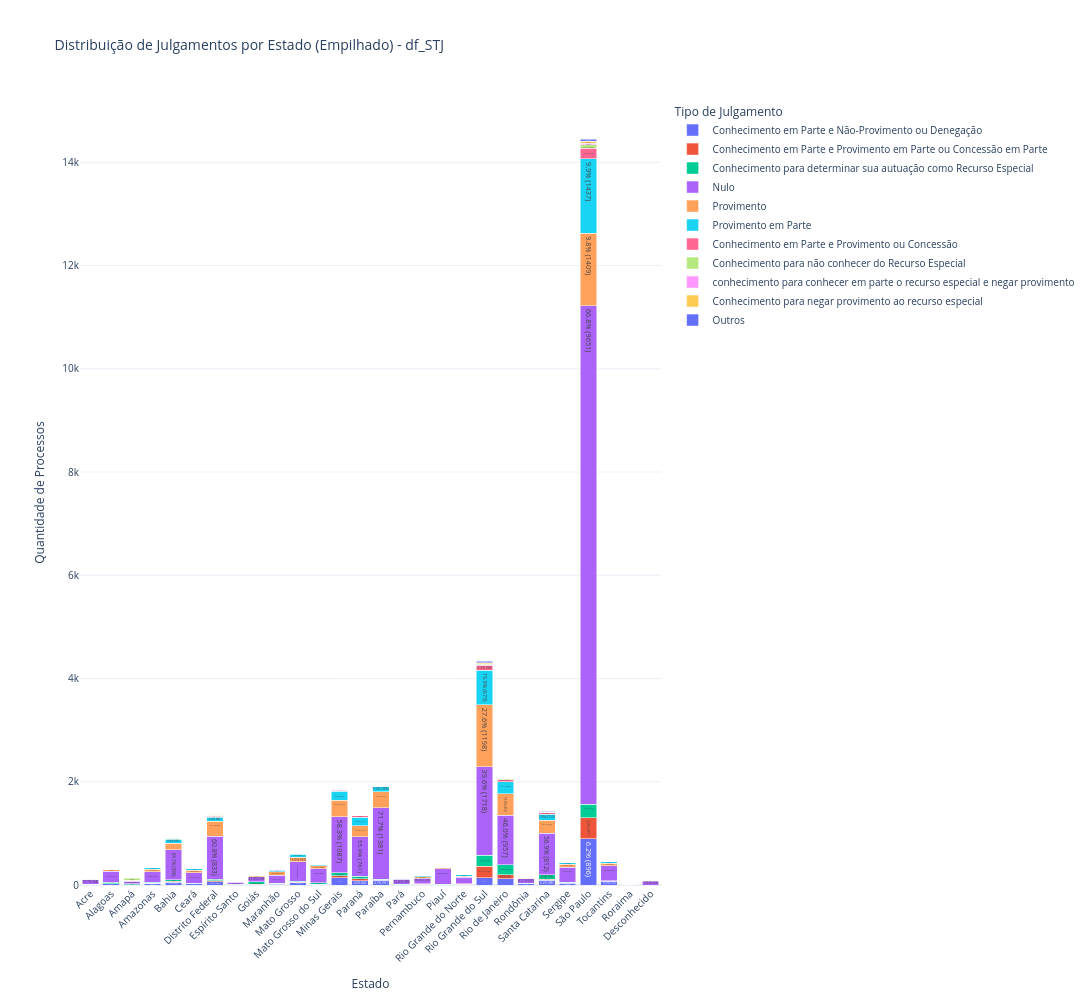

Write notebook code for a chart like this one.
### Markdown cell above
## EDA - Estado e tipo de julgamento

### Code cell
# Preparar dados para gráfico empilhado por Estado
df_temp = df.dropna(subset=['Estado']).copy()  # Assumindo que a coluna se chama 'Estado' ou 'estado'
df_temp['nome_primeiro_julgamento'] = df_temp['nome_primeiro_julgamento'].fillna('Nulo')

# Pegar os top 10 julgamentos para não poluir o gráfico
top_julgamentos = df_temp['nome_primeiro_julgamento'].value_counts().head(10).index.tolist()
df_temp['julgamento_agrupado'] = df_temp['nome_primeiro_julgamento'].apply(
    lambda x: x if x in top_julgamentos else 'Outros'
)

# Criar tabela de contagem por Estado e julgamento
contagem_estado_julgamento = df_temp.groupby(['Estado', 'julgamento_agrupado']).size().reset_index(name='count')

# Calcular total por Estado para o percentual
total_por_estado = contagem_estado_julgamento.groupby('Estado')['count'].sum().reset_index(name='total_estado')
contagem_estado_julgamento = contagem_estado_julgamento.merge(total_por_estado, on='Estado')

# Calcular percentual
contagem_estado_julgamento['percentual'] = (contagem_estado_julgamento['count'] / contagem_estado_julgamento['total_estado'] * 100).round(1)

# Criar label customizado: "XX.X% (n)"
contagem_estado_julgamento['label'] = contagem_estado_julgamento.apply(
    lambda row: f"{row['percentual']}% ({row['count']})", axis=1
)

import plotly.express as px

fig = px.bar(
    contagem_estado_julgamento,
    x='Estado',
    y='count',
    color='julgamento_agrupado',
    title=f'Distribuição de Julgamentos por Estado (Empilhado) - {nome_df}',
    labels={'count': 'Quantidade de Processos', 'Estado': 'Estado', 'julgamento_agrupado': 'Tipo de Julgamento'},
    text='label',
    barmode='stack'
)

fig.update_layout(
    template='plotly_white',
    height=1000,
    width=2100,
    font=dict(size=10),
    xaxis=dict(tickangle=-45)  # Inclinar os nomes dos estados para melhor visualização
)
fig.update_traces(textposition='inside', textfont_size=9)
fig.show()

# ============== RELATÓRIO TEXTUAL ==============
print("="*80)
print(f"RELATÓRIO: DISTRIBUIÇÃO DE JULGAMENTOS POR ESTADO - {nome_df}")
print("="*80)
print()

# Resumo geral
print(f"📊 RESUMO GERAL:")
print(f"   • Total de processos analisados: {len(df_temp):,}")
print(f"   • Estados analisados: {contagem_estado_julgamento['Estado'].nunique()}")
print(f"   • Tipos de julgamento (agrupados): {contagem_estado_julgamento['julgamento_agrupado'].nunique()}")
print()

# Detalhamento por Estado
print("📍 DETALHAMENTO POR ESTADO:")
print("-"*80)

for estado in sorted(contagem_estado_julgamento['Estado'].unique()):
    dados_estado = contagem_estado_julgamento[contagem_estado_julgamento['Estado'] == estado].sort_values('count', ascending=False)
    total_estado = dados_estado['total_estado'].iloc[0]
    
    print(f"\n📌 ESTADO: {estado} - Total: {total_estado:,} processos")
    print("   " + "-"*70)
    
    for idx, row in dados_estado.iterrows():
        print(f"   • {row['julgamento_agrupado']:<40} {row['count']:>6,} ({row['percentual']:>5.1f}%)")

print()
print("="*80)

# Top 3 julgamentos mais frequentes (geral)
print("\n🏆 TOP 3 TIPOS DE JULGAMENTO MAIS FREQUENTES (GERAL):")
top3_geral = contagem_estado_julgamento.groupby('julgamento_agrupado')['count'].sum().sort_values(ascending=False).head(3)
for idx, (julgamento, total) in enumerate(top3_geral.items(), 1):
    percentual_geral = (total / len(df_temp) * 100)
    print(f"   {idx}. {julgamento}: {total:,} processos ({percentual_geral:.1f}%)")


print()
print("="*80)

# Top 5 Estados com mais processos
print("\n📊 TOP 5 ESTADOS COM MAIS PROCESSOS:")
top5_estados = total_por_estado.sort_values('total_estado', ascending=False).head(5)
for idx, row in top5_estados.iterrows():
    percentual_estado = (row['total_estado'] / len(df_temp) * 100)
    print(f"   • {row['Estado']}: {row['total_estado']:,} processos ({percentual_estado:.1f}%)")

print()
print("="*80)

### Figure 1 — Plotly figure (JSON) as saved in the notebook; plotly's stock layout.template omitted (floating-point values rounded to 4 significant figures)
{"data": [{"hovertemplate": "Tipo de Julgamento=Conhecimento em Parte e Não-Provimento ou Denegação<br>Estado=%{x}<br>Quantidade de Processos=%{y}<br>label=%{text}<extra></extra>", "legendgroup": "Conhecimento em Parte e Não-Provimento ou Denegação", "marker": {"color": "#636efa", "pattern": {"shape": ""}}, "name": "Conhecimento em Parte e Não-Provimento ou Denegação", "orientation": "v", "showlegend": true, "text": ["9.9% (12)", "6.8% (21)", "1.6% (2)", "9.4% (33)", "6.3% (58)", "6.2% (20)", "4.8% (66)", "8.3% (6)", "4.5% (9)", "6.0% (17)", "7.1% (43)", "2.7% (11)", "7.7% (143)", "6.0% (82)", "4.7% (91)", "5.1% (7)", "4.4% (8)", "2.0% (7)", "3.4% (7)", "3.2% (137)", "5.9% (122)", "14.8% (22)", "6.2% (88)", "7.3% (33)", "6.2% (896)", "16.5% (75)"], "textfont": {"size": 9}, "textposition": "inside", "type": "bar", "x": ["Acre", "Alagoas", "Amapá", "Amazonas", "Bahia", "Ceará", "Distrito Federal", "Espírito Santo", "Goiás", "Maranhão", "Mato Grosso", "Mato Grosso do Sul", "Minas Gerais", "Paraná", "Paraíba", "Pará", "Pernambuco", "Piauí", "Rio Grande do Norte", "Rio Grande do Sul", "Rio de Janeiro", "Rondônia", "Santa Catarina", "Sergipe", "São Paulo", "Tocantins"], "xaxis": "x", "y": [12, 21, 2, 33, 58, 20, 66, 6, 9, 17, 43, 11, 143, 82, 91, 7, 8, 7, 7, 137, 122, 22, 88, 33, 896, 75], "yaxis": "y"}, {"hovertemplate": "Tipo de Julgamento=Conhecimento em Parte e Provimento em Parte ou Concessão em Parte<br>Estado=%{x}<br>Quantidade de Processos=%{y}<br>label=%{text}<extra></extra>", "legendgroup": "Conhecimento em Parte e Provimento em Parte ou Concessão em Parte", "marker": {"color": "#EF553B", "pattern": {"shape": ""}}, "name": "Conhecimento em Parte e Provimento em Parte ou Concessão em Parte", "orientation": "v", "showlegend": true, "text": ["0.8% (1)", "1.3% (4)", "0.9% (3)", "2.0% (18)", "2.2% (7)", "1.0% (14)", "2.8% (2)", "0.5% (1)", "1.1% (3)", "1.8% (11)", "1.5% (6)", "2.0% (37)", "3.2% (44)", "0.4% (8)", "1.5% (2)", "2.2% (4)", "0.6% (2)", "1.9% (4)", "5.3% (229)", "3.6% (74)", "1.3% (2)", "2.0% (28)", "1.5% (7)", "2.8% (411)", "0.9% (4)"], "textfont": {"size": 9}, "textposition": "inside", "type": "bar", "x": ["Acre", "Alagoas", "Amazonas", "Bahia", "Ceará", "Distrito Federal", "Espírito Santo", "Goiás", "Maranhão", "Mato Grosso", "Mato Grosso do Sul", "Minas Gerais", "Paraná", "Paraíba", "Pará", "Pernambuco", "Piauí", "Rio Grande do Norte", "Rio Grande do Sul", "Rio de Janeiro", "Rondônia", "Santa Catarina", "Sergipe", "São Paulo", "Tocantins"], "xaxis": "x", "y": [1, 4, 3, 18, 7, 14, 2, 1, 3, 11, 6, 37, 44, 8, 2, 4, 2, 4, 229, 74, 2, 28, 7, 411, 4], "yaxis": "y"}, {"hovertemplate": "Tipo de Julgamento=Conhecimento para determinar sua autuação como Recurso Especial<br>Estado=%{x}<br>Quantidade de Processos=%{y}<br>label=%{text}<extra></extra>", "legendgroup": "Conhecimento para determinar sua autuação como Recurso Especial", "marker": {"color": "#00cc96", "pattern": {"shape": ""}}, "name": "Conhecimento para determinar sua autuação como Recurso Especial", "orientation": "v", "showlegend": true, "text": ["2.5% (3)", "9.4% (29)", "17.3% (22)", "4.0% (14)", "2.6% (24)", "2.2% (7)", "2.6% (35)", "11.1% (8)", "28.3% (56)", "5.0% (14)", "2.6% (16)", "6.4% (26)", "3.2% (60)", "3.2% (43)", "0.7% (13)", "3.7% (5)", "8.2% (15)", "0.9% (3)", "7.2% (15)", "4.8% (210)", "9.6% (200)", "7.4% (11)", "28.6% (2)", "5.5% (79)", "3.5% (16)", "1.8% (261)", "0.4% (2)"], "textfont": {"size": 9}, "textposition": "inside", "type": "bar", "x": ["Acre", "Alagoas", "Amapá", "Amazonas", "Bahia", "Ceará", "Distrito Federal", "Espírito Santo", "Goiás", "Maranhão", "Mato Grosso", "Mato Grosso do Sul", "Minas Gerais", "Paraná", "Paraíba", "Pará", "Pernambuco", "Piauí", "Rio Grande do Norte", "Rio Grande do Sul", "Rio de Janeiro", "Rondônia", "Roraima", "Santa Catarina", "Sergipe", "São Paulo", "Tocantins"], "xaxis": "x", "y": [3, 29, 22, 14, 24, 7, 35, 8, 56, 14, 16, 26, 60, 43, 13, 5, 15, 3, 15, 210, 200, 11, 2, 79, 16, 261, 2], "yaxis": "y"}, {"hovertemplate": "Tipo de Julgamento=Nulo<br>Estado=%{x}<br>Quantidade de Processos=%{y}<br>label=%{text}<extra></extra>", "legendgroup": "Nulo", "marker": {"color": "#ab63fa", "pattern": {"shape": ""}}, "name": "Nulo", "orientation": "v", "showlegend": true, "text": ["77.7% (94)", "67.7% (210)", "41.7% (53)", "59.8% (210)", "64.1% (586)", "63.9% (205)", "100.0% (74)", "60.8% (833)", "58.3% (42)", "47.0% (93)", "56.4% (159)", "61.7% (376)", "65.8% (269)", "58.3% (1087)", "55.9% (761)", "71.7% (1381)", "72.8% (99)", "58.5% (107)", "88.0% (301)", "62.3% (129)", "39.6% (1718)", "46.0% (957)", "61.1% (91)", "71.4% (5)", "56.9% (812)", "64.4% (291)", "66.8% (9651)", "63.4% (288)"], "textfont": {"size": 9}, "textposition": "inside", "type": "bar", "x": ["Acre", "Alagoas", "Amapá", "Amazonas", "Bahia", "Ceará", "Desconhecido", "Distrito Federal", "Espírito Santo", "Goiás", "Maranhão", "Mato Grosso", "Mato Grosso do Sul", "Minas Gerais", "Paraná", "Paraíba", "Pará", "Pernambuco", "Piauí", "Rio Grande do Norte", "Rio Grande do Sul", "Rio de Janeiro", "Rondônia", "Roraima", "Santa Catarina", "Sergipe", "São Paulo", "Tocantins"], "xaxis": "x", "y": [94, 210, 53, 210, 586, 205, 74, 833, 42, 93, 159, 376, 269, 1087, 761, 1381, 99, 107, 301, 129, 1718, 957, 91, 5, 812, 291, 9651, 288], "yaxis": "y"}, {"hovertemplate": "Tipo de Julgamento=Provimento<br>Estado=%{x}<br>Quantidade de Processos=%{y}<br>label=%{text}<extra></extra>", "legendgroup": "Provimento", "marker": {"color": "#FFA15A", "pattern": {"shape": ""}}, "name": "Provimento", "orientation": "v", "showlegend": true, "text": ["4.1% (5)", "8.7% (27)", "11.0% (14)", "14.0% (49)", "13.3% (122)", "15.3% (49)", "21.1% (289)", "9.7% (7)", "11.6% (23)", "22.0% (62)", "15.3% (93)", "15.6% (64)", "16.9% (314)", "15.7% (214)", "16.2% (312)", "8.8% (12)", "16.4% (30)", "5.6% (19)", "9.2% (19)", "27.6% (1198)", "19.8% (412)", "5.4% (8)", "17.4% (248)", "12.2% (55)", "9.8% (1409)", "11.5% (52)"], "textfont": {"size": 9}, "textposition": "inside", "type": "bar", "x": ["Acre", "Alagoas", "Amapá", "Amazonas", "Bahia", "Ceará", "Distrito Federal", "Espírito Santo", "Goiás", "Maranhão", "Mato Grosso", "Mato Grosso do Sul", "Minas Gerais", "Paraná", "Paraíba", "Pará", "Pernambuco", "Piauí", "Rio Grande do Norte", "Rio Grande do Sul", "Rio de Janeiro", "Rondônia", "Santa Catarina", "Sergipe", "São Paulo", "Tocantins"], "xaxis": "x", "y": [5, 27, 14, 49, 122, 49, 289, 7, 23, 62, 93, 64, 314, 214, 312, 12, 30, 19, 19, 1198, 412, 8, 248, 55, 1409, 52], "yaxis": "y"}, {"hovertemplate": "Tipo de Julgamento=Provimento em Parte<br>Estado=%{x}<br>Quantidade de Processos=%{y}<br>label=%{text}<extra></extra>", "legendgroup": "Provimento em Parte", "marker": {"color": "#19d3f3", "pattern": {"shape": ""}}, "name": "Provimento em Parte", "orientation": "v", "showlegend": true, "text": ["5.0% (6)", "4.8% (15)", "3.9% (5)", "6.8% (24)", "8.8% (80)", "8.4% (27)", "5.8% (80)", "6.9% (5)", "2.5% (5)", "6.7% (19)", "9.5% (58)", "5.4% (22)", "9.3% (174)", "12.6% (171)", "5.5% (105)", "4.4% (6)", "7.7% (14)", "1.8% (6)", "12.6% (26)", "15.5% (673)", "11.2% (234)", "6.7% (10)", "7.9% (113)", "8.0% (36)", "9.9% (1437)", "5.5% (25)"], "textfont": {"size": 9}, "textposition": "inside", "type": "bar", "x": ["Acre", "Alagoas", "Amapá", "Amazonas", "Bahia", "Ceará", "Distrito Federal", "Espírito Santo", "Goiás", "Maranhão", "Mato Grosso", "Mato Grosso do Sul", "Minas Gerais", "Paraná", "Paraíba", "Pará", "Pernambuco", "Piauí", "Rio Grande do Norte", "Rio Grande do Sul", "Rio de Janeiro", "Rondônia", "Santa Catarina", "Sergipe", "São Paulo", "Tocantins"], "xaxis": "x", "y": [6, 15, 5, 24, 80, 27, 80, 5, 5, 19, 58, 22, 174, 171, 105, 6, 14, 6, 26, 673, 234, 10, 113, 36, 1437, 25], "yaxis": "y"}, {"hovertemplate": "Tipo de Julgamento=Conhecimento em Parte e Provimento ou Concessão<br>Estado=%{x}<br>Quantidade de Processos=%{y}<br>label=%{text}<extra></extra>", "legendgroup": "Conhecimento em Parte e Provimento ou Concessão", "marker": {"color": "#FF6692", "pattern": {"shape": ""}}, "name": "Conhecimento em Parte e Provimento ou Concessão", "orientation": "v", "showlegend": true, "text": ["0.3% (1)", "0.9% (3)", "1.0% (9)", "0.9% (3)", "1.4% (19)", "0.5% (1)", "1.1% (3)", "0.7% (4)", "1.0% (4)", "1.3% (25)", "1.7% (23)", "0.3% (5)", "2.2% (3)", "0.5% (1)", "0.6% (2)", "1.0% (2)", "2.2% (96)", "2.1% (44)", "2.0% (29)", "1.1% (5)", "1.4% (203)", "0.7% (3)"], "textfont": {"size": 9}, "textposition": "inside", "type": "bar", "x": ["Alagoas", "Amazonas", "Bahia", "Ceará", "Distrito Federal", "Goiás", "Maranhão", "Mato Grosso", "Mato Grosso do Sul", "Minas Gerais", "Paraná", "Paraíba", "Pará", "Pernambuco", "Piauí", "Rio Grande do Norte", "Rio Grande do Sul", "Rio de Janeiro", "Santa Catarina", "Sergipe", "São Paulo", "Tocantins"], "xaxis": "x", "y": [1, 3, 9, 3, 19, 1, 3, 4, 4, 25, 23, 5, 3, 1, 2, 2, 96, 44, 29, 5, 203, 3], "yaxis": "y"}, {"hovertemplate": "Tipo de Julgamento=Conhecimento para não conhecer do Recurso Especial<br>Estado=%{x}<br>Quantidade de Processos=%{y}<br>label=%{text}<extra></extra>", "legendgroup": "Conhecimento para não conhecer do Recurso Especial", "marker": {"color": "#B6E880", "pattern": {"shape": ""}}, "name": "Conhecimento para não conhecer do Recurso Especial", "orientation": "v", "showlegend": true, "text": ["0.6% (2)", "24.4% (31)", "1.4% (5)", "1.4% (13)", "0.6% (2)", "1.1% (15)", "1.4% (1)", "2.0% (4)", "0.5% (3)", "0.5% (2)", "0.3% (5)", "0.8% (11)", "0.1% (2)", "1.5% (2)", "1.6% (3)", "0.6% (2)", "0.5% (1)", "0.4% (17)", "0.7% (15)", "1.3% (2)", "1.1% (15)", "0.4% (2)", "0.5% (68)", "0.2% (1)"], "textfont": {"size": 9}, "textposition": "inside", "type": "bar", "x": ["Alagoas", "Amapá", "Amazonas", "Bahia", "Ceará", "Distrito Federal", "Espírito Santo", "Goiás", "Mato Grosso", "Mato Grosso do Sul", "Minas Gerais", "Paraná", "Paraíba", "Pará", "Pernambuco", "Piauí", "Rio Grande do Norte", "Rio Grande do Sul", "Rio de Janeiro", "Rondônia", "Santa Catarina", "Sergipe", "São Paulo", "Tocantins"], "xaxis": "x", "y": [2, 31, 5, 13, 2, 15, 1, 4, 3, 2, 5, 11, 2, 2, 3, 2, 1, 17, 15, 2, 15, 2, 68, 1], "yaxis": "y"}, {"hovertemplate": "Tipo de Julgamento=conhecimento para conhecer em parte o recurso especial e negar provimento<br>Estado=%{x}<br>Quantidade de Processos=%{y}<br>label=%{text}<extra></extra>", "legendgroup": "conhecimento para conhecer em parte o recurso especial e negar provimento", "marker": {"color": "#FF97FF", "pattern": {"shape": ""}}, "name": "conhecimento para conhecer em parte o recurso especial e negar provimento", "orientation": "v", "showlegend": true, "text": ["0.3% (1)", "0.6% (2)", "0.2% (2)", "0.3% (1)", "0.4% (5)", "1.0% (2)", "0.2% (1)", "0.5% (9)", "0.4% (5)", "0.1% (2)", "0.3% (12)", "0.4% (9)", "0.7% (1)", "0.1% (2)", "0.2% (1)", "0.2% (36)", "0.2% (1)"], "textfont": {"size": 9}, "textposition": "inside", "type": "bar", "x": ["Alagoas", "Amazonas", "Bahia", "Ceará", "Distrito Federal", "Goiás", "Mato Grosso", "Minas Gerais", "Paraná", "Paraíba", "Rio Grande do Sul", "Rio de Janeiro", "Rondônia", "Santa Catarina", "Sergipe", "São Paulo", "Tocantins"], "xaxis": "x", "y": [1, 2, 2, 1, 5, 2, 1, 9, 5, 2, 12, 9, 1, 2, 1, 36, 1], "yaxis": "y"}, {"hovertemplate": "Tipo de Julgamento=Conhecimento para negar provimento ao recurso especial<br>Estado=%{x}<br>Quantidade de Processos=%{y}<br>label=%{text}<extra></extra>", "legendgroup": "Conhecimento para negar provimento ao recurso especial", "marker": {"color": "#FECB52", "pattern": {"shape": ""}}, "name": "Conhecimento para negar provimento ao recurso especial", "orientation": "v", "showlegend": true, "text": ["1.4% (5)", "0.2% (2)", "0.8% (11)", "1.4% (1)", "0.5% (1)", "0.4% (1)", "0.5% (3)", "0.7% (3)", "0.2% (4)", "0.4% (6)", "0.2% (4)", "0.5% (1)", "1.4% (3)", "0.4% (16)", "0.1% (3)", "0.6% (8)", "0.4% (2)", "0.2% (36)", "0.4% (2)"], "textfont": {"size": 9}, "textposition": "inside", "type": "bar", "x": ["Amazonas", "Bahia", "Distrito Federal", "Espírito Santo", "Goiás", "Maranhão", "Mato Grosso", "Mato Grosso do Sul", "Minas Gerais", "Paraná", "Paraíba", "Pernambuco", "Rio Grande do Norte", "Rio Grande do Sul", "Rio de Janeiro", "Santa Catarina", "Sergipe", "São Paulo", "Tocantins"], "xaxis": "x", "y": [5, 2, 11, 1, 1, 1, 3, 3, 4, 6, 4, 1, 3, 16, 3, 8, 2, 36, 2], "yaxis": "y"}, {"hovertemplate": "Tipo de Julgamento=Outros<br>Estado=%{x}<br>Quantidade de Processos=%{y}<br>label=%{text}<extra></extra>", "legendgroup": "Outros", "marker": {"color": "#636efa", "pattern": {"shape": ""}}, "name": "Outros", "orientation": "v", "showlegend": true, "text": ["0.9% (3)", "0.3% (4)", "1.5% (3)", "1.4% (4)", "0.2% (1)", "0.5% (2)", "0.3% (5)", "0.1% (2)", "0.1% (2)", "0.5% (1)", "0.6% (27)", "0.5% (11)", "1.3% (2)", "0.4% (6)", "0.9% (4)", "0.3% (39)", "0.2% (1)"], "textfont": {"size": 9}, "textposition": "inside", "type": "bar", "x": ["Amazonas", "Distrito Federal", "Goiás", "Maranhão", "Mato Grosso", "Mato Grosso do Sul", "Minas Gerais", "Paraná", "Paraíba", "Rio Grande do Norte", "Rio Grande do Sul", "Rio de Janeiro", "Rondônia", "Santa Catarina", "Sergipe", "São Paulo", "Tocantins"], "xaxis": "x", "y": [3, 4, 3, 4, 1, 2, 5, 2, 2, 1, 27, 11, 2, 6, 4, 39, 1], "yaxis": "y"}], "layout": {"barmode": "stack", "font": {"size": 10}, "height": 1000, "legend": {"title": {"text": "Tipo de Julgamento"}, "tracegroupgap": 0}, "title": {"text": "Distribuição de Julgamentos por Estado (Empilhado) - df_STJ"}, "width": 2100, "xaxis": {"anchor": "y", "domain": [0, 1], "tickangle": -45, "title": {"text": "Estado"}}, "yaxis": {"anchor": "x", "domain": [0, 1], "title": {"text": "Quantidade de Processos"}}}}
